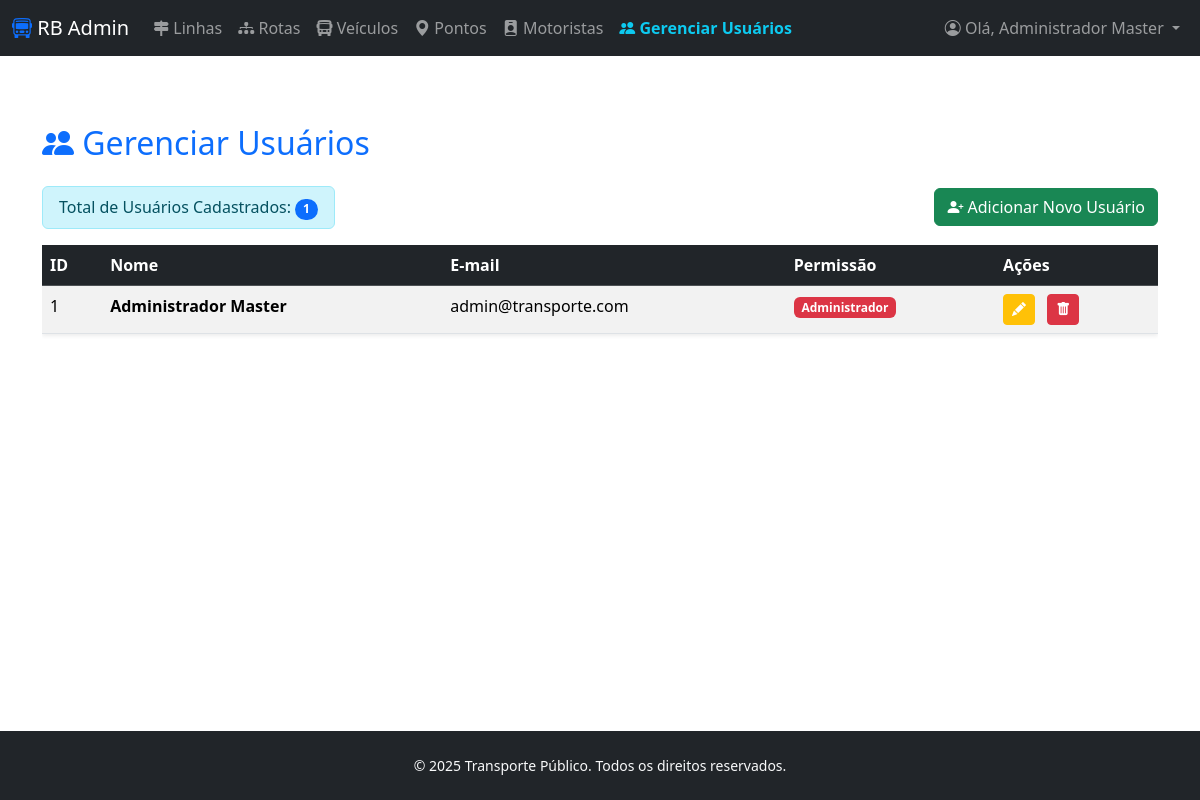
The app's page /admin/usuarios_lista.php (signed in) with its own data.
### tables this page shows
CREATE TABLE tbusuarios (
    id_usuario INT PRIMARY KEY AUTO_INCREMENT,
    nome VARCHAR(100) NOT NULL,
    email VARCHAR(100) UNIQUE NOT NULL,
    senha VARCHAR(100) NOT NULL, 
    nivel_usuario VARCHAR(20) NOT NULL DEFAULT 'comum' 
);

### admin/usuarios_lista.php (the view, shortened to what this page needs)
<?php
include("../connections/db_connect.php");
mysqli_select_db($conn, $database_conn);
$consulta = "SELECT id_usuario, nome, email, nivel_usuario FROM tbusuarios ORDER BY nome ASC";
$lista    = $conn->query($consulta);
$row      = $lista->fetch_assoc();
$totalRows = $lista->num_rows;
include '../admin/header.php';
?>
<body>
   <div class="container mt-5">
    <h2 class="text-primary mb-4">
        <i class="bi bi-people-fill"></i> Gerenciar Usuários
    </h2>
    <div class="d-flex justify-content-between align-items-center mb-3">
        <div class="alert alert-info py-2 m-0">
            Total de Usuários Cadastrados:
            <span class="badge bg-primary rounded-pill"><?php echo $totalRows; ?></span>
        </div>
        <a href="usuarios_insere.php" class="btn btn-success">
            <i class="bi bi-person-plus-fill"></i> Adicionar Novo Usuário
        </a>
    </div>
    <?php if ($totalRows > 0) { ?>
        <div>
            <div class="table-responsive">
                <table class="table table-striped table-hover caption-top shadow-sm">
                    <thead class="table-dark">
                        <tr>
                            <th>ID</th>
                            <th>Nome</th>
                            <th>E-mail</th>
                            <th>Permissão</th>
                            <th>Ações</th>
                        </tr>
                    </thead>
                    <tbody>
                        <?php do { ?>
                            <tr>
                                <td><?php echo $row['id_usuario']; ?></td>
                                <td class="fw-bold"><?php echo $row['nome']; ?></td>
                                <td><?php echo $row['email']; ?></td>
                                <td>
                                    <?php if(isset($row['nivel_usuario']) && $row['nivel_usuario'] == 'admin'): ?>
                                        <span class="badge bg-danger">Administrador</span>
                                    <?php else: ?>
                                        <span class="badge bg-secondary">Comum</span>
                                    <?php endif; ?>
                                </td>
                                <td>
                                    <a href="usuarios_atualiza.php?id=<?php echo $row['id_usuario']; ?>" class="btn btn-sm btn-warning text-white me-2" title="Editar Usuário">
                                        <i class="bi bi-pencil-fill"></i>
                                    </a>
                                    <button class="btn btn-sm btn-danger delete-btn"
                                            data-id="<?php echo $row['id_usuario']; ?>"
                                            data-nome="<?php echo $row['nome']; ?>"
                                            data-bs-toggle="modal"
                                            data-bs-target="#confirmDeleteModal"
                                            title="Excluir Usuário">
                                        <i class="bi bi-trash-fill"></i>
                                    </button>
                                </td>
                            </tr>
                        <?php } while($row = $lista->fetch_assoc()); ?>
                    </tbody>
                </table>
            </div>
        </div>
    <?php } else { ?>
        <div class="alert alert-info">Nenhum usuário encontrado.</div>
    <?php } ?>
</div>
<br>
<br>
<?php include '../admin/footer.php'; ?>
</body>

### css/meu_estilo.css (style rules this page uses)
:root { --cor-primaria: #1e3c72; --cor-fundo: #f4f7f6; }
body { background-color: #f4f7f6; font-family: 'Segoe UI', Tahoma, Geneva, Verdana, sans-serif; }

### admin/usuarios_lista.php (style rules this page uses)
body { display: flex; flex-direction: column; min-height: 100vh; margin: 0; font-family: 'Segoe UI', sans-serif; }

### records on screen
tbusuarios: id_usuario "1", nome "Administrador Master", email "admin@transporte.com", nivel_usuario "Administrador"

### other values on screen
$_SESSION['nome_usuario'] "Administrador Master"
$totalRows "1"
